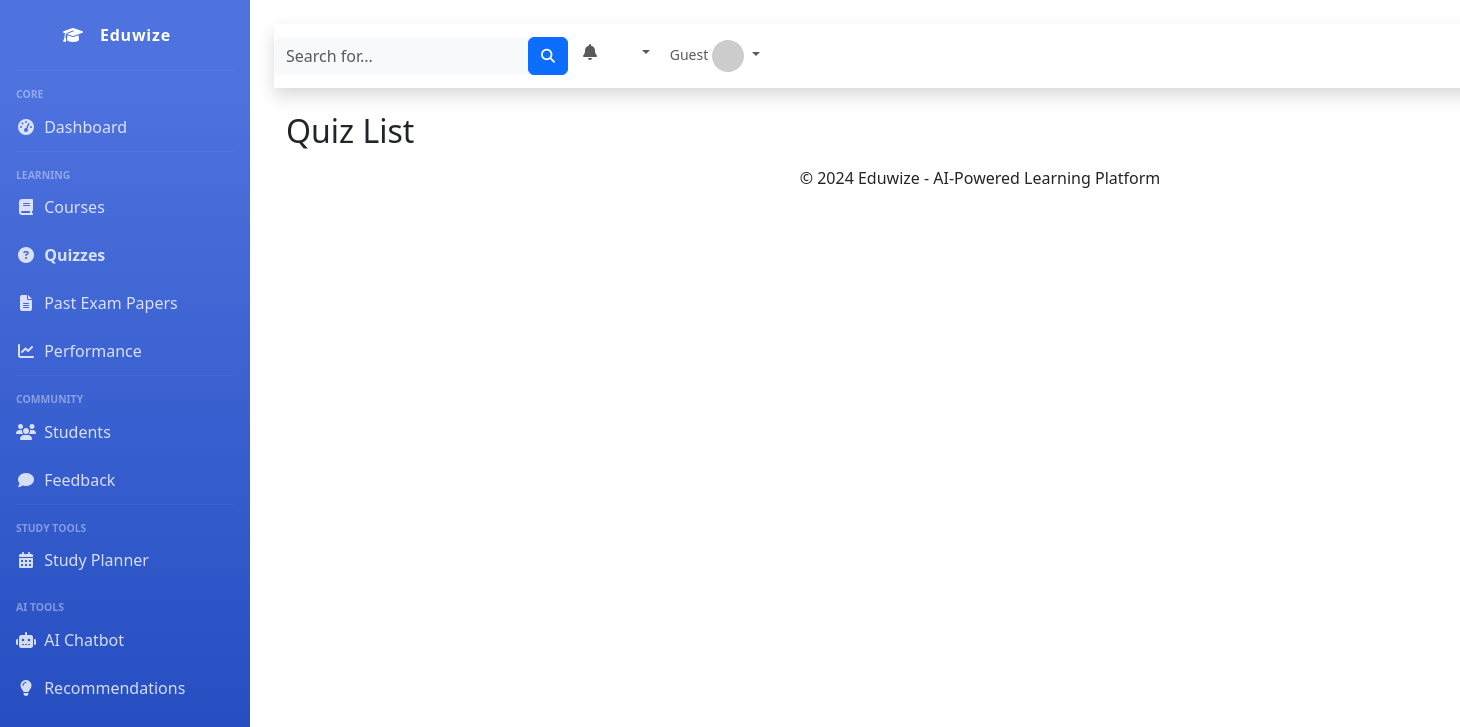
The page /quizzes/ on the database as committed earlier.
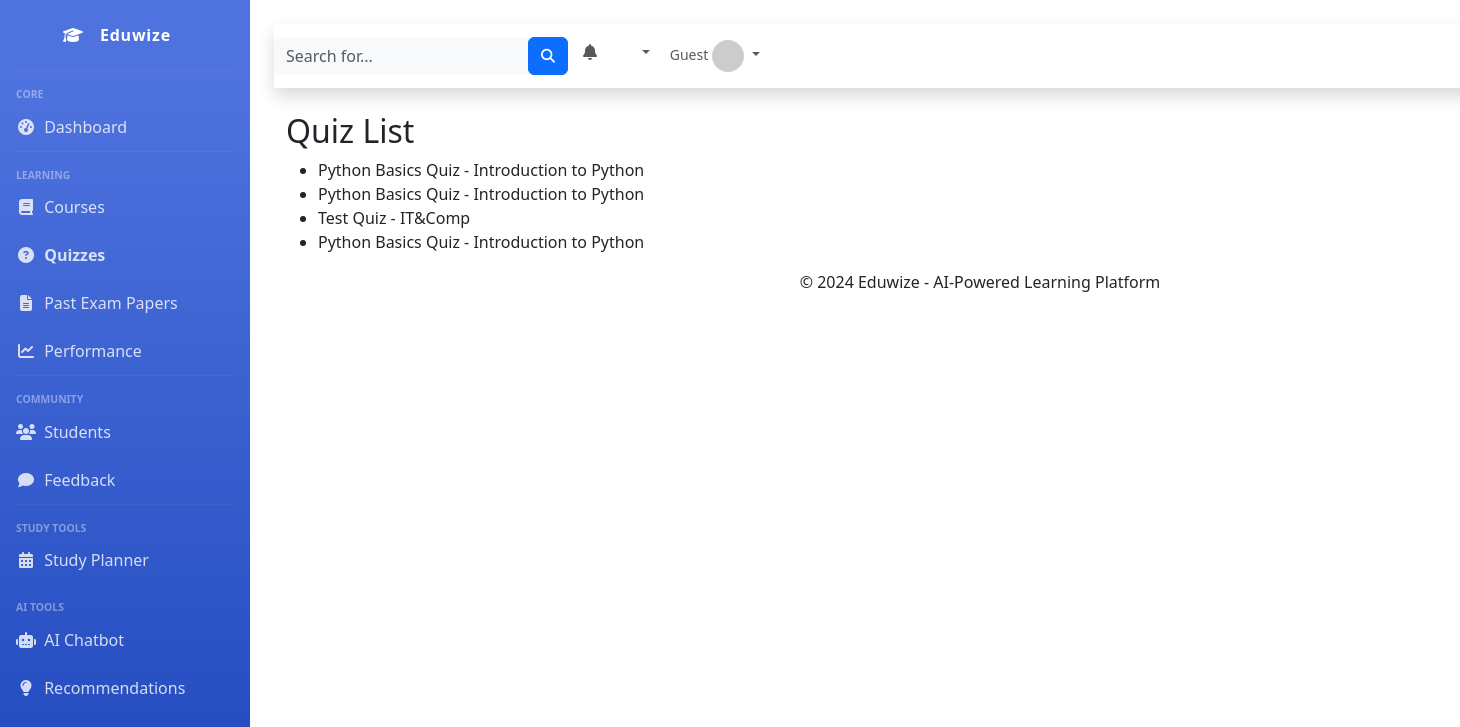
The same page on the database as committed later.
### eduwize_app/models.py (models this page shows, shortened)
class Quiz(models.Model):
    course = models.ForeignKey(Course, on_delete=models.CASCADE)
    title = models.CharField(max_length=100)
    description = models.TextField()
    duration = models.CharField(max_length=10)
    max_score = models.PositiveIntegerField(default=0)
    pass_percentage = models.FloatField(default=0)
    created_at = models.DateTimeField(auto_now_add=True)
    updated_at = models.DateTimeField(auto_now=True)

class Course(models.Model):
    name = models.CharField(max_length=50)
    description = models.TextField()
    level = models.CharField(
        max_length=5,
        choices=StudyLevelChoices.choices
    )
    thumbnail = models.ImageField(upload_to='course_thumbnails/', null=True, blank=True)
    duration = models.CharField(max_length=10)
    prerequisites = models.ManyToManyField('self', blank=True, symmetrical=False)
    tags = models.ManyToManyField('Tags', blank=True)
    created_at = models.DateTimeField(auto_now_add=True)
    updated_at = models.DateTimeField(auto_now=True)

### eduwize_app/views.py (the view)
# urls.py: path('quizzes/', views.QuizListView.as_view(), name='quiz-list'),
class QuizListView(ListView):
    model = Quiz
    template_name = 'eduwize_app/quiz_list.html'
    context_object_name = 'quizzes'

### eduwize_app/templates/eduwize_app/quiz_list.html
{% extends 'eduwize_app/base_generic.html' %}
{% block content %}
  <h2>Quiz List</h2>
  <ul>
    {% for quiz in quizzes %}
      <li>{{ quiz.title }} - {{ quiz.course.name }}</li>
    {% endfor %}
  </ul>
{% endblock %}

Rows that differ between the two databases and show on the page:
added Quiz: title "Python Basics Quiz", course.name "Introduction to Python"
added Quiz: title "Python Basics Quiz", course.name "Introduction to Python"
added Quiz: title "Test Quiz", course.name "IT&Comp"
added Quiz: title "Python Basics Quiz", course.name "Introduction to Python"
